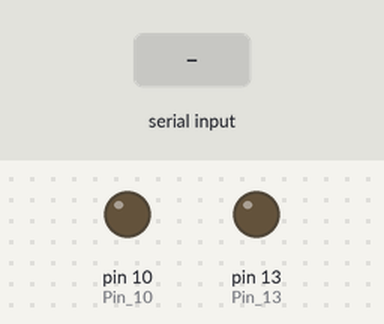
A sketch run on a simulated Arduino Uno, built with avr-gcc and run on an emulated ATmega328P. On the bench: output pins drawn as LEDs (lit = HIGH). The test bench sets the inputs (shaded band).

Above: at 1.2 s.
1.3 s: "poke\n" received over the second serial link
At 1.55 s:
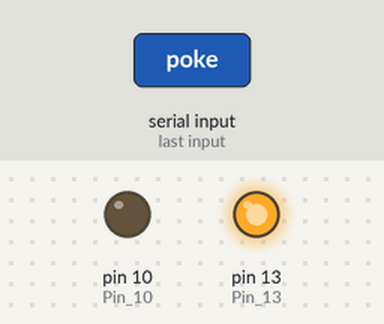
Timing chart, 0 to 4.3 s (numbered marks = the images above; inputs shaded):
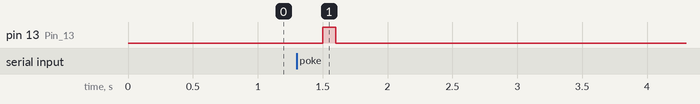

The sketch:

Poke_Receive.ino
```cpp
/* Titan Rover 2018
 *  Maxfield Wilhoite
 *
 * Poke Receiver Script
 * Listens for sequence sent by poke.py and executes the finger extension.
 */

#include <SoftwareSerial.h>
char rec = ' ';

SoftwareSerial HC12(3, 2); // HC-12 TX Pin, HC-12 RX Pin

void setup() {
  Serial.begin(9600);             // Serial port to computer
  HC12.begin(9600);               // Serial port to HC12
  pinMode(10,OUTPUT);             // Pin 10, Finger Extender
  pinMode(13,OUTPUT);             // Pin 13, LED
}

void loop() {
  rec = HC12.read();              // Read in byte from receiver
  if (rec == '\n') {              // '\n' first denoting character of sequence sent by poke.py
    String pokeData = "";
    for (int i = 0; i < 4; i++) { // Loop to grab the rest of the sequence sent by poke.py
    delay(50);                    // Delay is needed otherwise the loop goes past the sequence
      rec = HC12.read();
      if (rec == '\n') {          // Check if the initial \n was not sent by poke.py
        i = 0;
        pokeData = "";
      } else {
        pokeData += rec;
      }
    }
    if (pokeData == "poke"){      // Verify that the reading sequence was sent by poke.py
      digitalWrite(10, HIGH);     // Extend finger
      delay(100);
      digitalWrite(10,LOW);       // Retract finger
    }
    else{
      digitalWrite(13, HIGH);     // Blink LED if sequence was incorrect
      delay(100);
      digitalWrite(13, LOW);
    }
  }
}
```

Measured:
- after the input at 1.3 s, pin 13 (Pin_13): LOW → HIGH after 0.20 s, → LOW 0.10 s later
